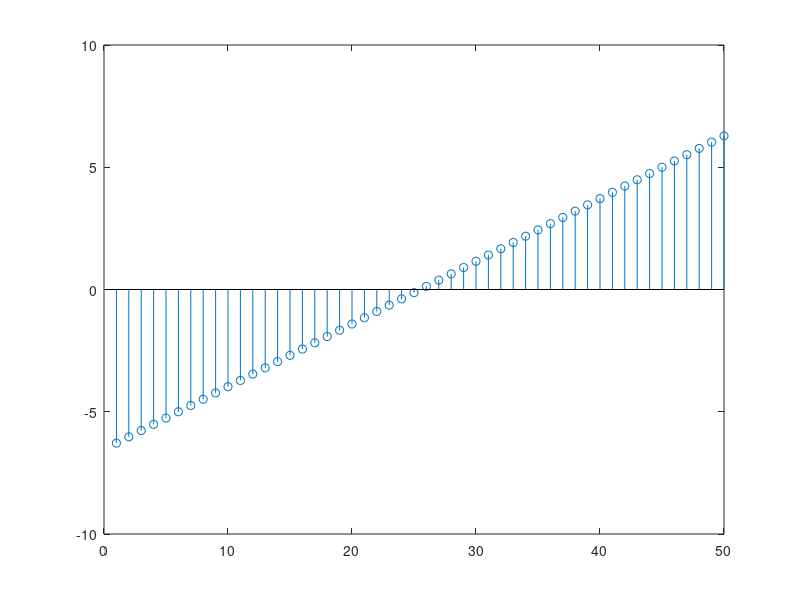
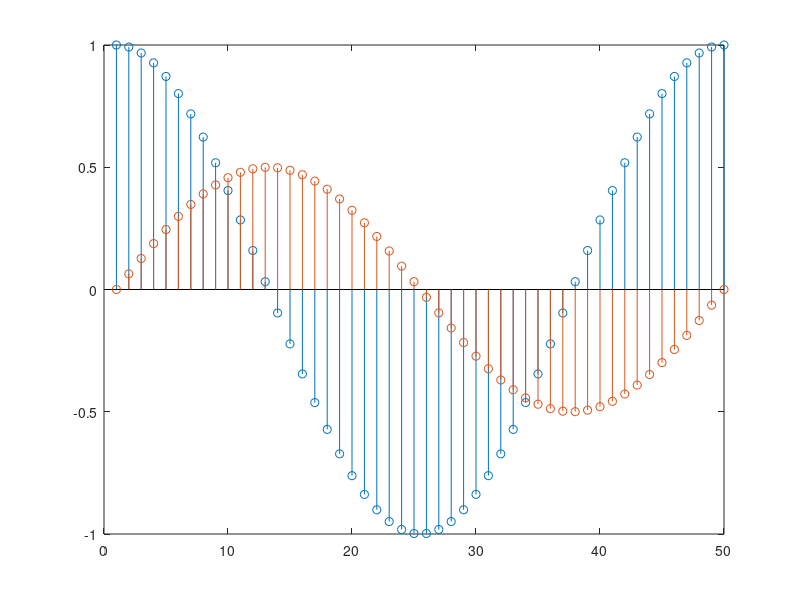

These figures' MATLAB source, in order:
figure
Y = linspace(-2*pi,2*pi,50);
stem(Y)
figure
X = linspace(0,2*pi,50)';
Y = [cos(X), 0.5*sin(X)];
stem(Y)

I = ((10-9)*255)/(20-9);